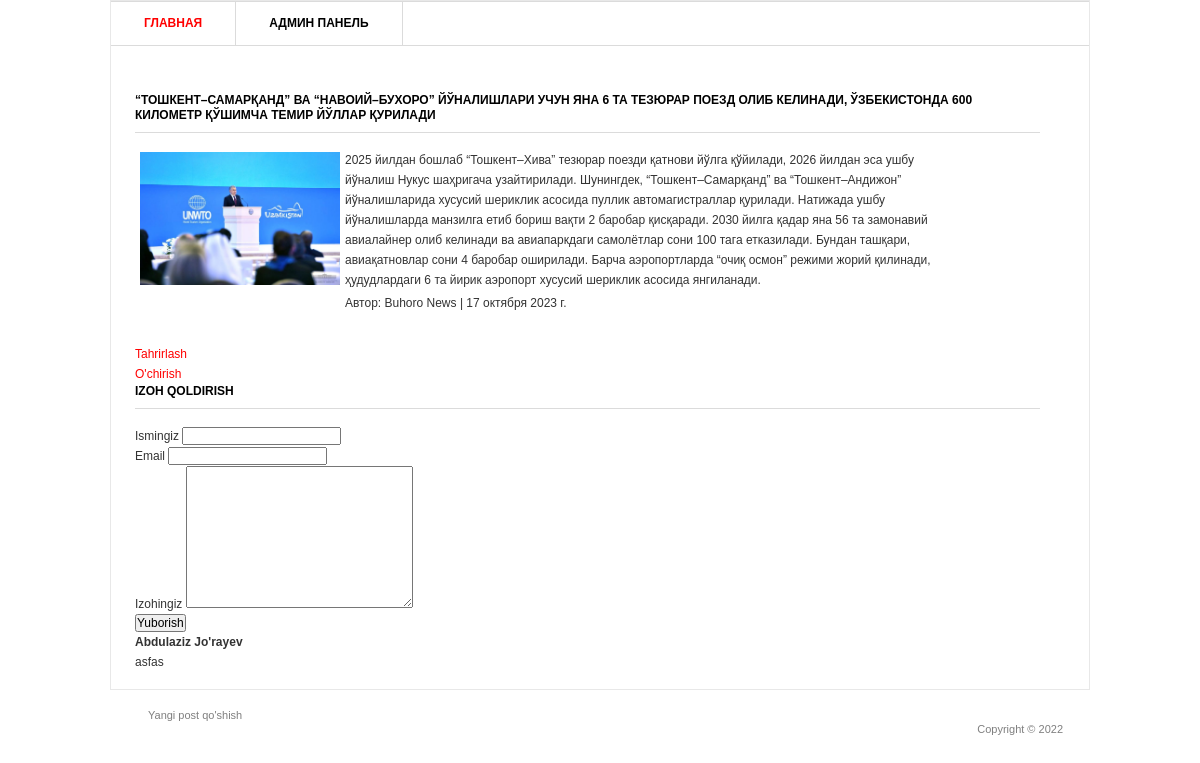
Page /29/ on the committed database.
### blog/models.py (models this page shows, shortened)
class Post(models.Model):
    title = models.CharField('Sarlavha', max_length=200)
    tixt = models.TextField('Matni')
    author = models.CharField('Avtor', max_length=50)
    date = models.DateField('Vaqti')
    img = models.ImageField('Rasm', upload_to='image/', blank=True)
    class Meta:
        verbose_name = 'Post'
        verbose_name_plural = 'Postlar'

class Comments(models.Model):
    post = models.ForeignKey(Post, on_delete=models.CASCADE)
    name = models.CharField('Ism', max_length=50)
    email = models.EmailField()
    text_comment = models.TextField('Izoy')
    class Meta:
        verbose_name = 'Izoh'
        verbose_name_plural = 'Izohlar'

### blog/views.py (the view)
# urls.py: path('<int:pk>/', PostDetail.as_view(), name='post_detail'),
class PostDetail(View):
    def get(self, request, pk):
        post = Post.objects.get(id=pk)
        return render(request, 'post_detail.html', {"post": post})

### templates/post_detail.html (shortened to what this page needs)
{% extends 'base.html' %}
{% block content %}
<div id="main">
    <div id="content" class="left">
        <div class="projects">
            <h3>{{ post.title }}</h3>
            <div class="item">
                <div class="image left">
                    {% if post.img %}
                    <a href="#"><img src="{{ post.img.url }}" alt="" width="200"/></a>
                    {% endif %}
                </div>
                <div class="text left">
                    <p>{{ post.tixt }}</p>
                    <p>Автор: {{ post.author }} | {{ post.date }}</p>
                </div>
            </div>
            <p>
                <a href="{% url 'post_edit' post.pk %}">Tahrirlash</a>
            </p>
            <p>
                <a href="{% url 'post_delete' post.pk %}">O'chirish</a>
            </p>
            <div class="form_comment">
                <h3>Izoh Qoldirish</h3>
                <div class="">
                    <form action="{% url 'add_comment' post.id %}" method="post">
                        <div class="">
                            <label for="">Ismingiz</label>
                            <input type="text" name="name" required>
                        </div>
                        <div class="">
                            <label for="">Email</label>
                            <input type="email" name="email">
                        </div>
                        <div class="">
                            <label for="">Izohingiz</label>
                            <textarea name="text_comment" id="" cols="30" rows="10"></textarea>
                        </div>
                        <div class="">
                            <input type="submit" value="Yuborish">
                        </div>
                    </form>
                </div>
                <div class="">
                    {% for comment in post.comments_set.all %}
                    <div class="">
                        <h4>{{ comment.name }}</h4>
                        <p>{{ comment.text_comment }}</p>
                    </div>
                    {% endfor %}
                </div>
            </div>
        </div>
    </div>
</div>
{% endblock content %}

### static/css/style.css (style rules this page uses)
* { margin: 0; padding: 0; outline:0; }
body { font-size: 12px; line-height: 20px; font-family: Georgia, Arial, Helvetica, Sans-Serif; color: #333; background: url() repeat 0 0; }
a { color: #ff0000; text-decoration: none; cursor:pointer; }
a img { border: 0; }
input, textarea, select { font-family: Arial, Helvetica, sans-serif; font-size:12px; }
textarea { overflow:auto; }
.left, .alignleft { float: left; display: inline; }
#main { width: 932px; padding: 37px 24px 17px 24px; }
#main h3 { font-size: 12px; line-height: 15px; color: #000; text-transform: uppercase; border-bottom: 1px solid #dbdbdb; padding: 0 0 9px 0; }
#content { width: 905px; }
.projects { padding: 10px 0 0 0; }
.projects h3 { margin: 0 0 17px 0; }
.projects .item { margin: 0 0 28px 0; }
.projects .image { width: 183px; height: 111px; border: 0px solid #dbdbdb; padding: 2px; margin: 0 20px 0 3px; }
.projects .text { width: 600px; }
.projects .text p { padding: 0 0 3px 0; }

### rows in the picture
Post: title "“ТОШКЕНТ–САМАРҚАНД” ВА “НАВОИЙ–БУХОРО” ЙЎНАЛИШЛАРИ УЧУН ЯНА 6 ТА ТЕЗЮРАР ПОЕЗД ОЛИБ КЕЛИНАДИ, ЎЗБЕКИСТОНДА 600 КИЛОМЕТР ҚЎШИМЧА ТЕМИР ЙЎЛЛАР ҚУРИЛАДИ", img (picture), tixt "2025 йилдан бошлаб “Тошкент–Хива” тезюрар поезди қатнови йўлга қўйилади, 2026 йилдан эса ушбу йўналиш Нукус шаҳригача узайтирилади. Шунингдек, “Тошкент–Самарқанд” ва “Тошкент–Андижон” йўналишларида хусусий шериклик асосида пуллик автомагистраллар қурилади. Натижада ушбу йўналишларда манзилга етиб бориш вақти 2 баробар қисқаради. 2030 йилга қадар яна 56 та замонавий авиалайнер олиб келинади ва авиапаркдаги самолётлар сони 100 тага етказилади. Бундан ташқари, авиақатновлар сони 4 баробар оширилади. Барча аэропортларда “очиқ осмон” режими жорий қилинади, ҳудудлардаги 6 та йирик аэропорт хусусий шериклик асосида янгиланади.", author "Buhoro News", date "17 октября 2023 г."
Comments: name "Abdulaziz Jo'rayev", text_comment "asfas"
